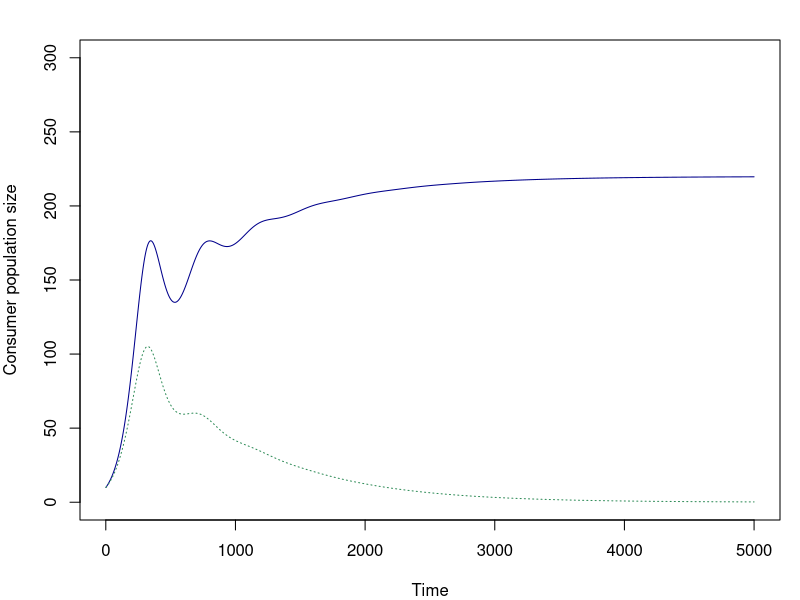

Generate this figure with R:
# C-R Collectives: Simulate exploitation competition between two consumers using a Rosenzweig-MacArthur model for each
#
# Mar 14, 2019


#rm(list=ls())
#graphics.off()


para <- list(ConversionProbability = 0.3,
             BirthRate = 0.03,
             CarryingCapacity = 2000,
             CaptureRate = 0.015,
             MutantAdvantage = 0.9,
             HandlingTime = 5,
             DeathRate = 0.02,
             CaptureRadius = 5,
             ArenaLength = 100,
             InitialPreyPopulationSize = 2000,
             InitialPredPopulationSize = 20,
             InitialMutantPopulationSize = 10)



SimulateRM_competition <- function(para, times, Nmax = 4000, Pmax = 1000){
 
  library(deSolve)
  
  # Map simulation parameters and intial conditions to ODE parameters
  b <- para$ConversionProbability 
  r <- para$BirthRate  
  K <- para$CarryingCapacity
  c <- para$CaptureRate 
  z <- para$MutantAdvantage
  h <- para$HandlingTime
  m <- para$DeathRate 
  
  x <- pi * para$CaptureRadius^2/para$ArenaLength^2
  
  R0 <- para$InitialPreyPopulationSize
  P0 <- para$InitialPredPopulationSize - para$InitialMutantPopulationSize
  Q0 <- para$InitialMutantPopulationSize
  
  
  # ODE model
  RMfun <- function(t,X,parms){
    
    R <- X[1]
    P <- X[2]
    Q <- X[3]
    
    a <- c * x
    A <- z*a
    
    f <- a*R / (1 + h*a*R)    
    g <- A*R / (1 + h*A*R)    
    
    dR <- r*R*(1-R/K) - f*P - g*Q
    dP <- b*f*P - m*P
    dQ <- b*g*Q - m*Q
    
    res <- c(dR,dP,dQ)
    list(res)
    
  }
  
  
  # Run model
  Xstart <- c(R0,P0,Q0)
  Xout <- lsoda(Xstart,times,RMfun)
  
  
  
  # Package data and return
  out <- list(Xout)
  names(out) <- c("Trajectories")
  return(out)
   
  
}


out <- SimulateRM_competition(para, times = 1:5000)


col1 <- 'darkblue'
col2 <- 'seagreen'


quartz(h=3, w=5)
par(mar = c(4,4,2,1))
plot(out$Trajectories[,1],out$Trajectories[,2],  
     type = 'n', 
     xlab = "Time", 
     ylab = "Consumer population size",
     ylim = c(0,300))
lines(out$Trajectories[,1], out$Trajectories[,3], col = col1)
lines(out$Trajectories[,1], out$Trajectories[,4], col = col2, lty = 3)
